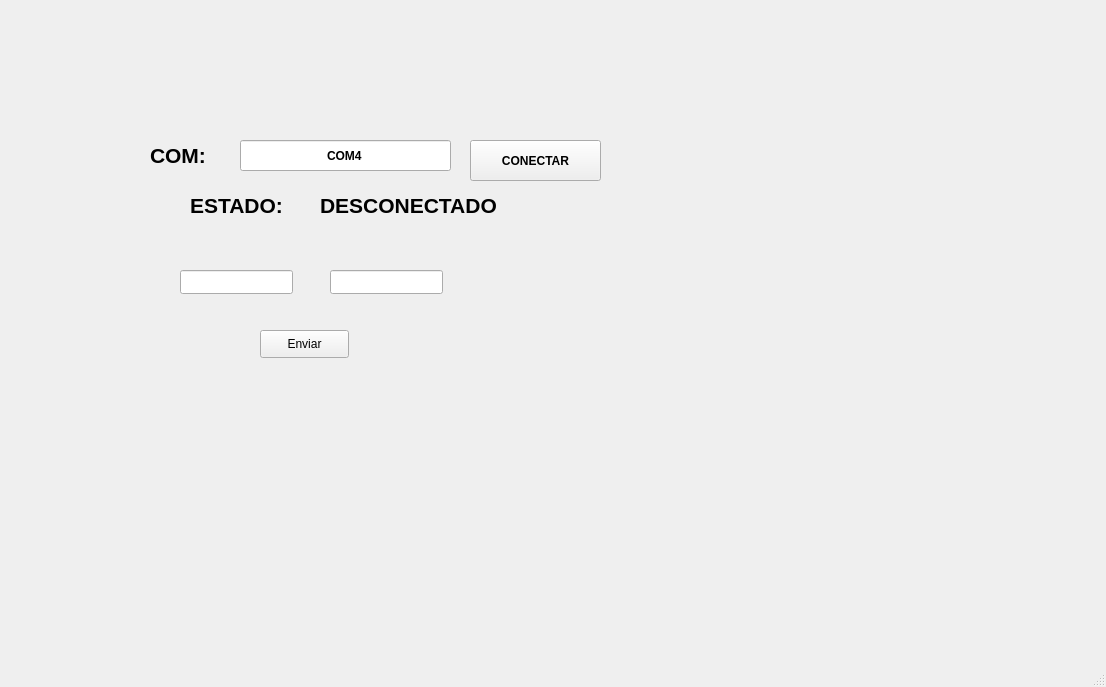
<?xml version="1.0" encoding="UTF-8"?>
<ui version="4.0">
 <class>MainWindow</class>
 <widget class="QMainWindow" name="MainWindow">
  <property name="geometry">
   <rect>
    <x>0</x>
    <y>0</y>
    <width>1106</width>
    <height>687</height>
   </rect>
  </property>
  <property name="windowTitle">
   <string>MainWindow</string>
  </property>
  <widget class="QWidget" name="centralwidget">
   <widget class="QLabel" name="txt_estado">
    <property name="geometry">
     <rect>
      <x>320</x>
      <y>190</y>
      <width>181</width>
      <height>31</height>
     </rect>
    </property>
    <property name="font">
     <font>
      <pointsize>16</pointsize>
      <weight>75</weight>
      <bold>true</bold>
     </font>
    </property>
    <property name="text">
     <string>DESCONECTADO</string>
    </property>
   </widget>
   <widget class="QPushButton" name="btn_enviar">
    <property name="geometry">
     <rect>
      <x>260</x>
      <y>330</y>
      <width>89</width>
      <height>28</height>
     </rect>
    </property>
    <property name="text">
     <string>Enviar</string>
    </property>
   </widget>
   <widget class="QPushButton" name="btn_accion">
    <property name="geometry">
     <rect>
      <x>470</x>
      <y>140</y>
      <width>131</width>
      <height>41</height>
     </rect>
    </property>
    <property name="font">
     <font>
      <weight>75</weight>
      <bold>true</bold>
     </font>
    </property>
    <property name="text">
     <string>CONECTAR</string>
    </property>
   </widget>
   <widget class="QLineEdit" name="txt_valorA">
    <property name="geometry">
     <rect>
      <x>180</x>
      <y>270</y>
      <width>113</width>
      <height>24</height>
     </rect>
    </property>
   </widget>
   <widget class="QLabel" name="label_2">
    <property name="geometry">
     <rect>
      <x>150</x>
      <y>140</y>
      <width>81</width>
      <height>31</height>
     </rect>
    </property>
    <property name="font">
     <font>
      <pointsize>16</pointsize>
      <weight>75</weight>
      <bold>true</bold>
     </font>
    </property>
    <property name="text">
     <string>COM:</string>
    </property>
   </widget>
   <widget class="QLabel" name="label_3">
    <property name="geometry">
     <rect>
      <x>190</x>
      <y>190</y>
      <width>121</width>
      <height>31</height>
     </rect>
    </property>
    <property name="font">
     <font>
      <pointsize>16</pointsize>
      <weight>75</weight>
      <bold>true</bold>
     </font>
    </property>
    <property name="text">
     <string>ESTADO:</string>
    </property>
   </widget>
   <widget class="QLineEdit" name="txt_valorB">
    <property name="geometry">
     <rect>
      <x>330</x>
      <y>270</y>
      <width>113</width>
      <height>24</height>
     </rect>
    </property>
   </widget>
   <widget class="QLineEdit" name="txt_com">
    <property name="geometry">
     <rect>
      <x>240</x>
      <y>140</y>
      <width>211</width>
      <height>31</height>
     </rect>
    </property>
    <property name="font">
     <font>
      <weight>75</weight>
      <bold>true</bold>
     </font>
    </property>
    <property name="text">
     <string>COM4</string>
    </property>
    <property name="alignment">
     <set>Qt::AlignCenter</set>
    </property>
   </widget>
  </widget>
  <widget class="QMenuBar" name="menubar">
   <property name="geometry">
    <rect>
     <x>0</x>
     <y>0</y>
     <width>1106</width>
     <height>26</height>
    </rect>
   </property>
  </widget>
  <widget class="QStatusBar" name="statusbar"/>
 </widget>
 <resources/>
 <connections/>
</ui>
